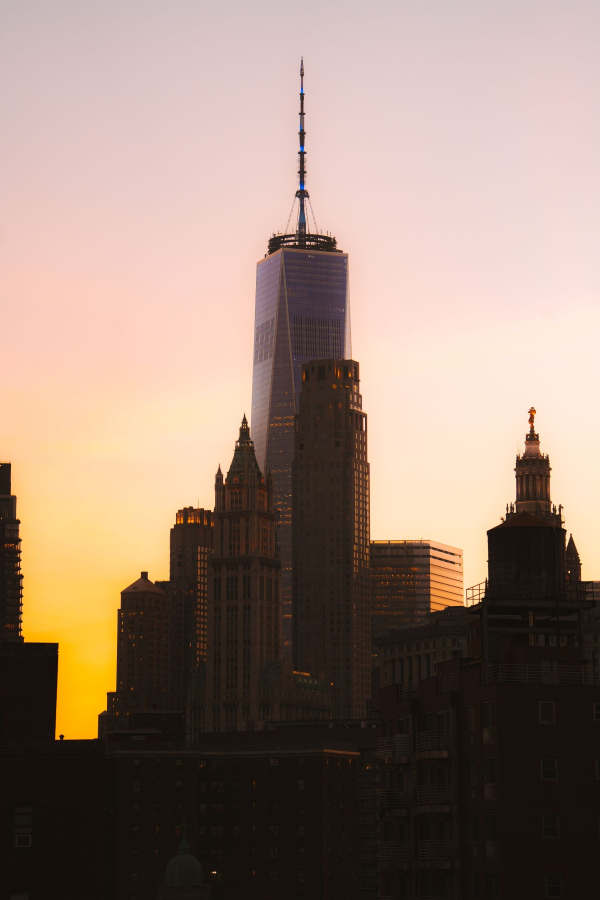
#> input picture assets/sk_nyc_wtc_sunset_still.jpg, 1800 x 2700 px (shown at 1/3 size)
$ python story_earnings_woche.py
#> lines starting #> are read from the running program, lines starting #| are printed output that depends on the picture
### posts/style_finanzhafen.py
"""Gemeinsames Foto-Schema fuer Stories (Nutzerwunsch 2026-10-05: "alle
einfaerbigen Designs spannender machen, ein Schema das zum Account passt und
zum Finanzhafen-Stil des Feeds").

Das Schema ("depotdiary-Foto-Schema"):
  1. Vollflaechiges, starkes Finanz-/Stadtfoto (Pool, rotiert per Datum/Name)
  2. Dunkler Verlauf von unten (Text bleibt lesbar, Foto bleibt oben sichtbar)
  3. Eine grelle Akzentfarbe pro Post (Pool, rotiert) fuer Label + Schluesselwoerter
  4. Fette Caps-Headline linksbuendig, Fliesstext in Off-White
  5. Fester Anker: depotdiary-Wortmarke unten rechts (statt Avatar)
  6. Story-Safe-Zones: oben ~260 px und unten ~340 px werden von der
     Instagram-UI ueberdeckt -- dort steht nichts Wichtiges.

Nur Hilfsfunktionen, keine Seiteneffekte beim Import.
"""
import hashlib
import sys
from pathlib import Path

from PIL import Image, ImageDraw, ImageEnhance, ImageFont

sys.path.insert(0, str(Path(__file__).parent.parent))
import brand as B

ROOT = Path(__file__).parent.parent
SW, SH = B.STORY_SIZE
SAFE_TOP = 270
SAFE_BOTTOM = SH - 340

CREAM = "#F5F3EE"
SOFT = "#D8D5CE"
MUTED = "#A9A59C"

PHOTOS = [
    ROOT / "assets" / "sk_nyc_wtc_sunset_still.jpg",
    ROOT / "assets" / "sk_dubai_burj_sunset_still.jpg",
    ROOT / "assets" / "sk_philadelphia_clouds_still.jpg",
    ROOT / "assets" / "sk_chicago_pink_still.jpg",
    ROOT / "assets" / "sk_frankfurt_dusk_still.jpg",
    ROOT / "assets" / "sk_frankfurt_main_sunset_still.jpg",
    ROOT / "assets" / "sk_frankfurt_night_still.jpg",
    ROOT / "assets" / "sk_chicago_blue_still.jpg",
    ROOT / "assets" / "sk_singapore_dusk_still.jpg",
    ROOT / "assets" / "sk_london_golden_still.jpg",
    ROOT / "assets" / "wallstreet_bull_still.jpg",
    ROOT / "assets" / "nyse_flag_still.jpg",
    ROOT / "assets" / "frankfurt_dusk_still.jpg",
    ROOT / "assets" / "skyscraper_up_still.jpg",
] + sorted((ROOT / "assets" / "new_sk").glob("sk2_*.jpg"))

ACCENTS = ["#4CC9F0", "#FF3EA5", "#B6FF3D", "#FFDD3D", "#7B5CFF"]

WORDMARK = ROOT / "assets" / "logo_depotdiary_stacked_transparent.png"


def _digest(key, salt=""):
    return int(hashlib.md5((key + salt).encode("utf-8")).hexdigest(), 16)


def photo_for(key):
    return PHOTOS[_digest(key, "photo") % len(PHOTOS)]


def accent_for(key):
    return ACCENTS[_digest(key, "accent") % len(ACCENTS)]


def font(size, path=None):
    return ImageFont.truetype(path or B.SANS_BOLD, size)


def wrap_text(draw, text, fnt, max_w):
    words = text.split()
    lines, cur = [], ""
    for w in words:
        test = (cur + " " + w).strip()
        if draw.textlength(test, font=fnt) <= max_w:
            cur = test
        else:
            if cur:
                lines.append(cur)
            cur = w
    if cur:
        lines.append(cur)
    return lines


# [11 lines left out: function fit_lines, not called in this run]


def story_background(photo_path, scrim_from=0.34, scrim_len=0.34):
    """Foto auf 9:16 (cover), leicht abgedunkelt, dunkler Verlauf von unten."""
    photo = Image.open(photo_path).convert("RGB")
    ratio = SW / SH
    if photo.width / photo.height > ratio:
        nw = int(photo.height * ratio)
        x0 = (photo.width - nw) // 2
        photo = photo.crop((x0, 0, x0 + nw, photo.height))
    else:
        nh = int(photo.width / ratio)
        y0 = int((photo.height - nh) * 0.30)
        photo = photo.crop((0, y0, photo.width, y0 + nh))
    photo = photo.resize((SW, SH), Image.LANCZOS)
    img = ImageEnhance.Brightness(photo).enhance(0.82)
    img = ImageEnhance.Contrast(img).enhance(1.08)
    img = ImageEnhance.Color(img).enhance(0.92)

    scrim = Image.new("L", (SW, SH), 0)
    sd = ImageDraw.Draw(scrim)
    for y in range(SH):
        t = y / SH
        top = 175 if t < 0.15 else (int(175 * (1 - (t - 0.15) / 0.17)) if t < 0.32 else 0)
        bottom = int(242 * min(1.0, max(0.0, (t - scrim_from) / scrim_len)))
        sd.line([(0, y), (SW, y)], fill=max(top, bottom))
    black = Image.new("RGB", (SW, SH), (6, 5, 5))
    return Image.composite(black, img, scrim)


def light_wordmark(height):
    """Wortmarke ist dunkle Tinte auf transparentem Grund -- auf Foto-Hintergruenden
    unsichtbar. Hier: Alpha-Maske uebernehmen, Rand abschneiden, in Off-White faerben."""
    logo = Image.open(WORDMARK).convert("RGBA")
    alpha = logo.split()[3]
    box = alpha.getbbox()
    if box:
        alpha = alpha.crop(box)
    light = Image.new("RGBA", alpha.size, (245, 243, 238, 255))
    light.putalpha(alpha)
    return light.resize((max(1, int(light.width * height / light.height)), height), Image.LANCZOS)


def draw_wordmark(img, bottom=None, height=88):
    try:
        logo = light_wordmark(height)
        bottom = SAFE_BOTTOM - 14 if bottom is None else bottom
        img.paste(logo, (SW - logo.width - 70, bottom - logo.height), logo)
    except FileNotFoundError:
        pass


def draw_top(draw, accent, label, date_label=None):
    """Handle + Label im oberen Safe-Bereich (unterhalb der IG-UI), mit weichem Schatten
    damit es auch auf hellen Fotos lesbar bleibt."""
    handle = "@DASDEPOTDIARY" + (f"   {date_label}" if date_label else "")
    for dx, dy in ((3, 3), (2, 2)):
        draw.text((80 + dx, SAFE_TOP + dy), handle, font=font(24), fill=(0, 0, 0))
        draw.text((80 + dx, SAFE_TOP + 44 + dy), label, font=font(30), fill=(0, 0, 0))
    draw.text((80, SAFE_TOP), handle, font=font(24), fill=CREAM)
    draw.text((80, SAFE_TOP + 44), label, font=font(30), fill=accent)


def glass(img, boxes, radius=22, alpha=176):
    """Halbtransparente dunkle Karten ("Glas") ueber dem Foto -- gut lesbar,
    Foto bleibt in den Zwischenraeumen sichtbar. Gibt ein NEUES Bild zurueck
    (danach ImageDraw.Draw neu anlegen)."""
    base = img.convert("RGBA")
    overlay = Image.new("RGBA", img.size, (0, 0, 0, 0))
    d = ImageDraw.Draw(overlay)
    for (x0, y0, x1, y1) in boxes:
        d.rounded_rectangle([x0, y0, x1, y1], radius=radius, fill=(8, 8, 10, alpha),
                            outline=(255, 255, 255, 46), width=1)
    return Image.alpha_composite(base, overlay).convert("RGB")


def draw_list_story(key, label, title_lines, entries, footer_text, date_label=None):
    """Generische Story fuer nummerierte/getaktete Eintraege (Tagesereignisse,
    Heute-Agenda): Skyline-Foto, Caps-Titel, Eintraege auf einer Glas-Karte
    (Foto bleibt sichtbar), Akzent-Tag + Headline + Fliesstext, automatisch auf die
    verfuegbare Hoehe skaliert.
    entries: [{"tag": "01" | "14:30 UHR", "headline": str, "body": str}]"""
    accent = accent_for(key)
    meas = ImageDraw.Draw(Image.new("RGB", (10, 10)))
    tf = font(80)
    title_h = len(title_lines) * 90
    title_y = SAFE_TOP + 110
    y0 = title_y + title_h + 70
    y_max = SAFE_BOTTOM - 130
    max_w = SW - 200

    for hs, bs in ((30, 23), (28, 22), (26, 20), (24, 19), (22, 17)):
        hf, bf = font(hs), font(bs)
        laid, total = [], 0
        for e in entries:
            hl = wrap_text(meas, e["headline"], hf, max_w)
            bl = wrap_text(meas, e["body"], bf, max_w) if e.get("body") else []
            h = 32 + len(hl) * int(hs * 1.22) + (8 + len(bl) * int(bs * 1.32) if bl else 0)
            laid.append((e, hl, bl, h))
            total += h + 30
        if total - 30 <= y_max - y0:
            break
    content_h = total - 30

    img = story_background(photo_for(key), scrim_from=0.55, scrim_len=0.30)
    card = (50, y0 - 36, SW - 50, y0 + content_h + 36)
    img = glass(img, [card], radius=26, alpha=186)
    draw = ImageDraw.Draw(img)
    draw_top(draw, accent, label, date_label)
    for line in title_lines:
        for dx, dy in ((3, 3), (2, 2)):
            draw.text((80 + dx, title_y + dy), line, font=tf, fill=(0, 0, 0))
        draw.text((80, title_y), line, font=tf, fill=CREAM)
        title_y += 90
    draw.rectangle([80, title_y + 6, 80 + 110, title_y + 12], fill=accent)

    y = y0
    for i, (e, hl, bl, h) in enumerate(laid):
        draw.text((90, y), e["tag"], font=font(22), fill=accent)
        yy = y + 32
        for line in hl:
            draw.text((90, yy), line, font=hf, fill=CREAM)
            yy += int(hs * 1.22)
        if bl:
            yy += 8
            for line in bl:
                draw.text((90, yy), line, font=bf, fill=SOFT)
                yy += int(bs * 1.32)
        y += h + 30
        if i < len(laid) - 1:
            draw.line([(90, y - 15), (SW - 90, y - 15)], fill=(95, 95, 98), width=1)

    footer_y = max(card[3] + 40, 1380)
    draw.text((80, SAFE_BOTTOM - 62), footer_text, font=font(20), fill=SOFT)
    draw_wordmark(img)
    return img


# [34 lines left out: function draw_cta_story, not called in this run]

### posts/story_earnings_woche.py
"""Woechentliches Story-Format "EARNINGS-WOCHE" -- alle Berichtstermine der
Woche auf EINER Slide (Nutzerwunsch 2026-09-22: "alle infos auf eine slide
und als story", kein mehrseitiges Karussell mehr fuer dieses Format).
Layout/Aufbau uebernommen von story_tagesereignisse.py (nummerierte Liste,
Zeitungs-Masthead), nur Titel und Inhalt sind Earnings-spezifisch.

Input: Liste von Dicts mit headline, body (1-2 Saetze, reine Fakten,
keine Kursziele/Bewertungen).

Aufruf:
  python posts/story_earnings_woche.py <post_name>
"""
import json
import sys
from pathlib import Path

from PIL import Image, ImageDraw

sys.path.insert(0, str(Path(__file__).parent.parent))
sys.path.insert(0, str(Path(__file__).parent))
import brand as B
import style_finanzhafen as S

ROOT = Path(__file__).parent.parent

W, H = B.STORY_SIZE
BG = "#F2F0EA"
INK = B.INK
SUBTEXT = B.SUBTEXT
DIVIDER = B.DIVIDER
ACCENT = B.GREEN
MASTHEAD_H = 340
INK_DARK = "#16181C"


def slide_earnings_woche(events, date_label):
    """v2 (2026-10-05): depotdiary-Foto-Schema (Skyline-Foto, Glas-Karte, rotierende
    Akzentfarbe) statt Creme-Flaeche mit Masthead. Schnittstelle unveraendert."""
    entries = [{"tag": f"{i:02d}", "headline": e["headline"], "body": e["body"]}
               for i, e in enumerate(events, 1)]
    return S.draw_list_story(
        "earnings-" + date_label, "DIE WOCHE IM UEBERBLICK",
        ["EARNINGS-", "WOCHE."], entries,
        "Keine Anlageberatung -- nur Zahlen/Fakten, die ich mir angeschaut habe.", date_label[:6])


EVENTS = [
    {"headline": "General Mills -- Mittwoch, 23.9., vor US-Boersenoeffnung.",
     "body": "Kurs 35,41 USD (21.9.), Marktkap. 18,9 Mrd. USD. Analysten rechnen mit rund 0,72 USD Gewinn je Aktie."},
    {"headline": "Cracker Barrel -- Mittwoch, 23.9., vor US-Boersenoeffnung.",
     "body": "Kurs 44,87 USD (21.9.), Marktkap. 1,0 Mrd. USD. Analysten rechnen mit rund 0,20 USD Gewinn je Aktie."},
    {"headline": "Costco -- Donnerstag, 24.9., nach US-Boersenschluss.",
     "body": "Kurs 898,48 USD (21.9.), Marktkap. 420,3 Mrd. USD. Analysten rechnen mit rund 6,48 USD Gewinn je Aktie."},
]


def main():
    post_name = sys.argv[1] if len(sys.argv) > 1 else "earnings_woche_2026-09-21"
    date_label = sys.argv[2] if len(sys.argv) > 2 else "21.09.2026"
    output = ROOT / "output" / post_name
    tt_dir = output / "tiktok_9x16"
    tt_dir.mkdir(parents=True, exist_ok=True)

    # Optionales Input-JSON posts/inputs/<post_name>.json: {"events": [...]}
    input_path = ROOT / "posts" / "inputs" / f"{post_name}.json"
    events = EVENTS
    if input_path.exists():
        events = json.loads(input_path.read_text(encoding="utf-8"))["events"]

    img = slide_earnings_woche(events, date_label)
#> in story_background, photo is the input picture: PIL image 1800x2700 RGB; mean R, G, B 151.9, 130.3, 117.1
#> in story_background, `photo = photo.crop((x0, 0, x0 + nw, photo.height))`:
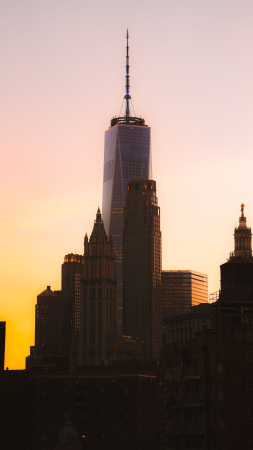
#> photo: PIL image 1518x2700 RGB (shown at 1/6 size); mean R, G, B 150.2, 128.9, 115.8
#> in story_background, `img = ImageEnhance.Brightness(photo).enhance(0.82)`:
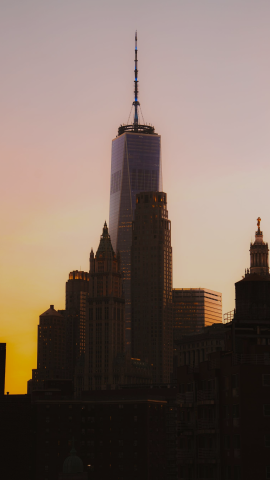
#> img: PIL image 1080x1920 RGB (shown at 1/4 size); mean R, G, B 122.8, 105.2, 94.5
#> in story_background, `return Image.composite(black, img, scrim)`:
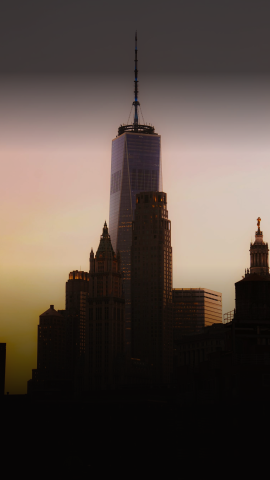
#> returned value: PIL image 1080x1920 RGB (shown at 1/4 size); mean R, G, B 86.6, 74.2, 66.7
#> in glass, `return Image.alpha_composite(base, overlay).convert("RGB")`:
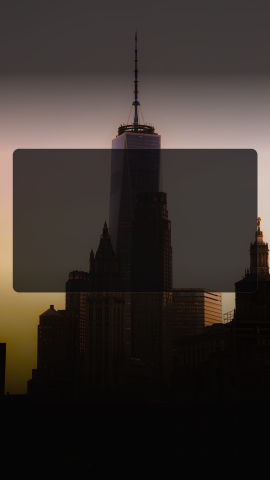
#> returned value: PIL image 1080x1920 RGB (shown at 1/4 size); mean R, G, B 55.9, 48.1, 44.1
#> after the loop in draw_list_story, `for line in title_lines:`: title_y = 560
#> after the loop in draw_list_story, `for i, (e, hl, bl, h) in enumerate(laid):`: y = 1164
#> in draw_list_story, `draw_wordmark(img)`:
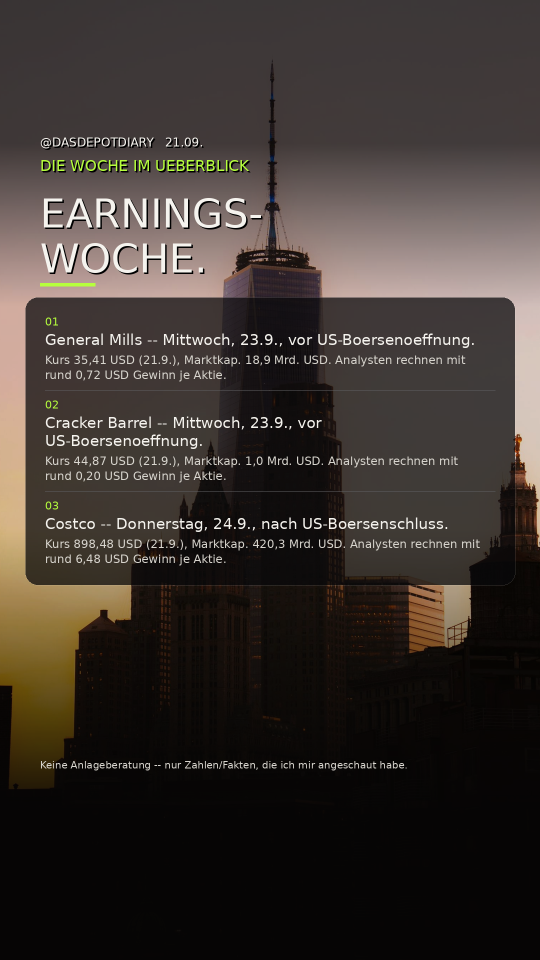
#> img: PIL image 1080x1920 RGB (shown at 1/2 size); mean R, G, B 59.5, 52.1, 47.6
    img.save(tt_dir / "slide_1.png")
    img.save(output / "uebersicht.png")
    print(f"Fertig: {output / 'uebersicht.png'}")


if __name__ == "__main__":
    main()
